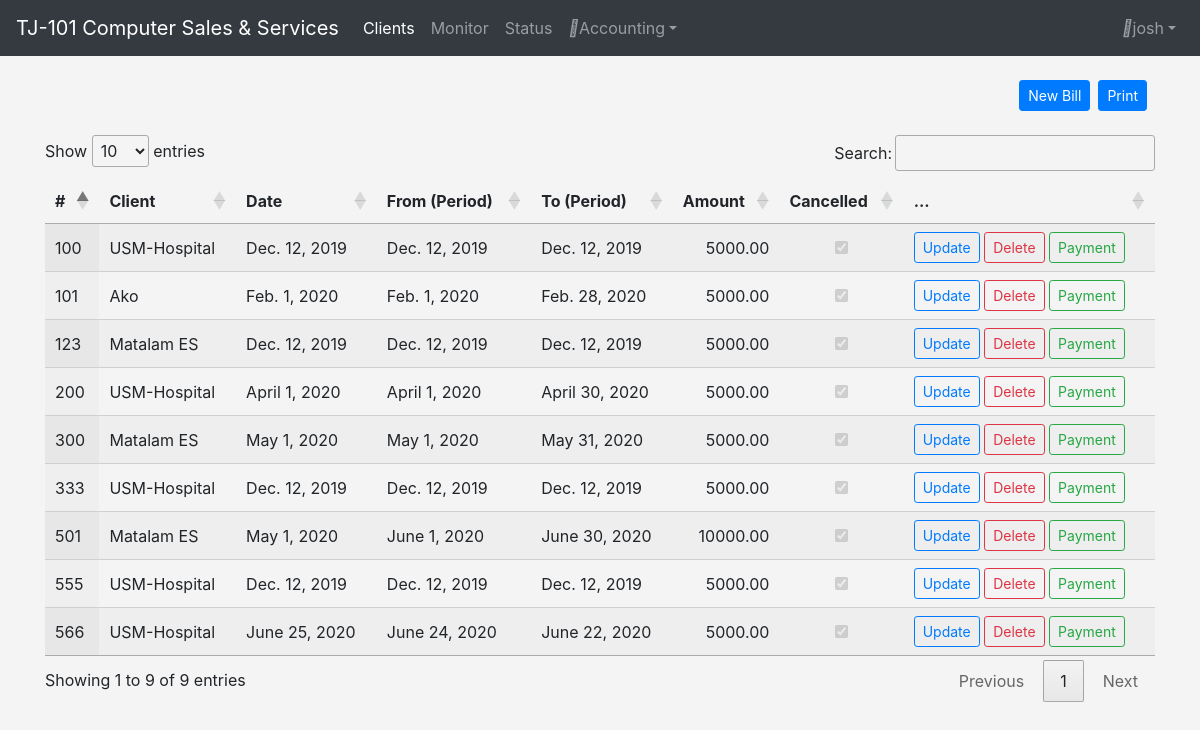
Page /collection/bills/ (signed in) on the committed database.
### client/models.py (models this page shows, shortened)
class Bill(models.Model):
    bill_no = models.IntegerField()
    bill_date = models.DateField(auto_now=False)
    bill_period_01 = models.DateField(auto_now=False)
    bill_period_02 = models.DateField(auto_now=False)
    bill_amount = models.DecimalField(max_digits=15, decimal_places=2, default=0)
    bill_note  = models.CharField(max_length=254)
    bill_cancelled = models.BooleanField(default=False)
    client = models.ForeignKey(Client, on_delete=models.CASCADE, related_name='bills')
    updated_by = models.ForeignKey(User, on_delete=models.CASCADE, related_name='bill_users')
    class Meta:
        indexes = [models.Index(fields=['bill_date'])]
        ordering = ['-bill_date']
        verbose_name = 'billing'
        verbose_name_plural = 'billings'

class Client(models.Model):
    client_no       = models.CharField(max_length=50)
    client_name     = models.CharField(max_length=150)
    client_address  = models.CharField(max_length=200)
    client_email    = models.CharField(max_length=100)
    client_registered = models.DateField(auto_now_add=False)
    client_active   = models.BooleanField(default=False)
    client_ip       = models.CharField(default="", max_length=20)
    client_contact  = models.CharField(default="", max_length=50)
    client_contact_person = models.CharField(default="", max_length=100)
    class Meta:
        indexes = [models.Index(fields=['client_name', 'client_no'])]
        ordering = ('client_name', 'client_no')
        verbose_name = 'client'
        verbose_name_plural = 'clients'
    def __str__(self):
        return  self.client_name

### collection/views.py (the view)
# urls.py: path('bills/', views.bills, name='bills'),
def bills(request):
    bills = Bill.objects.all()
    return render(request, 'bills/bills.html', {'bills':bills})

### templates/bills/bills.html (shortened to what this page needs)
{% extends 'base/base.html' %}
{% load static %}
{% block content %}
    {% include 'base/navbar.html' %}
    <div class="container mt-4">
        <div class="row">
            <div class='col-12 float-right'>
                <button class='btn btn-sm btn-primary mx-2 float-right'>Print</button>
                <button class='btn btn-sm btn-primary float-right js-create-bills'
                    data-url="{% url 'collection:create_bill' %}">New Bill</button>
            </div>
        </div>
        <div class="row mt-4">
            <div class="col">
                <div class="table-responsive">
                <table class="display" id="tbl_bills" width="100%" cellspacing="0">
                    <thead class="thead-light">
                        <tr>
                            <th>#</th>
                            <th>Client</th>
                            <th>Date</th>
                            <th>From (Period)</th>
                            <th>To (Period)</th>
                            <th>Amount</th>
                            <th>Cancelled</th>
                            <th>...</th>
                        </tr>
                    </thead>
                    <tbody>
                        {% include 'bills/bills_list.html' %}
                    </tbody>
                </table>
            </div>
            </div>
        </div>
    </div>
{% endblock content %}

### templates/base/navbar-user.html (shortened to what this page needs)
<ul class="navbar-nav ml-auto ml-md-0">
    <li class="nav-item dropdown">
        <a class="nav-link dropdown-toggle" id="userDropdown" href="#" role="button" data-toggle="dropdown" aria-haspopup="true" aria-expanded="false"><i class="fas fa-user fa-fw"></i>{{user.username}}</a>
    </li>
  </ul>

### templates/bills/bills_list.html (shortened to what this page needs)
{% for bill in bills %}
    <tr>
        <td>{{bill.bill_no}}</td>
        <td>{{bill.client}}</td>
        <td>{{bill.bill_date}}</td>
        <td>{{bill.bill_period_01}}</td>
        <td>{{bill.bill_period_02}}</td>
        <td class="dt-body-right">{{bill.bill_amount}}</td>
        <td class="dt-body-center custom-checkbox">{{bill.bill_cancelled}}</td>
        <td>
            <button class="btn btn-outline-primary btn-sm js-update-bill" data-url="{% url 'collection:update_bill' bill.pk %}">
                Update
            </button>
            <button type="button"
                class="btn btn-outline-danger btn-sm js-delete-bill"
                data-url="{% url 'collection:delete_bill' bill.pk %}">
                 Delete
            </button>
            <button type="button"
                class="btn btn-outline-success btn-sm js-payment-bill"
                data-url="{% url 'collection:payment_bill' bill.pk %}">
                 Payment
            </button>
        </td>
    </tr>
{% empty %}
    <tr>
        <td colspan="7" class="text-center bg-warning">No bills</td>
    </tr>
{% endfor %}

### static/css/style.css (style rules this page uses)
body { background-color: #f4f4f4; }

### rows in the picture
Bill: bill_no "566", client "USM-Hospital", bill_date "June 25, 2020", bill_period_01 "June 24, 2020", bill_period_02 "June 22, 2020", bill_amount "5000.00"
Bill: bill_no "300", client "Matalam ES", bill_date "May 1, 2020", bill_period_01 "May 1, 2020", bill_period_02 "May 31, 2020", bill_amount "5000.00"
Bill: bill_no "501", client "Matalam ES", bill_date "May 1, 2020", bill_period_01 "June 1, 2020", bill_period_02 "June 30, 2020", bill_amount "10000.00"
Bill: bill_no "200", client "USM-Hospital", bill_date "April 1, 2020", bill_period_01 "April 1, 2020", bill_period_02 "April 30, 2020", bill_amount "5000.00"
Bill: bill_no "101", client "Ako", bill_date "Feb. 1, 2020", bill_period_01 "Feb. 1, 2020", bill_period_02 "Feb. 28, 2020", bill_amount "5000.00"
Bill: bill_no "100", client "USM-Hospital", bill_date "Dec. 12, 2019", bill_period_01 "Dec. 12, 2019", bill_period_02 "Dec. 12, 2019", bill_amount "5000.00"
Bill: bill_no "123", client "Matalam ES", bill_date "Dec. 12, 2019", bill_period_01 "Dec. 12, 2019", bill_period_02 "Dec. 12, 2019", bill_amount "5000.00"
Bill: bill_no "333", client "USM-Hospital", bill_date "Dec. 12, 2019", bill_period_01 "Dec. 12, 2019", bill_period_02 "Dec. 12, 2019", bill_amount "5000.00"
Bill: bill_no "555", client "USM-Hospital", bill_date "Dec. 12, 2019", bill_period_01 "Dec. 12, 2019", bill_period_02 "Dec. 12, 2019", bill_amount "5000.00"

### other values in the picture
{{ user.username }} "josh"
